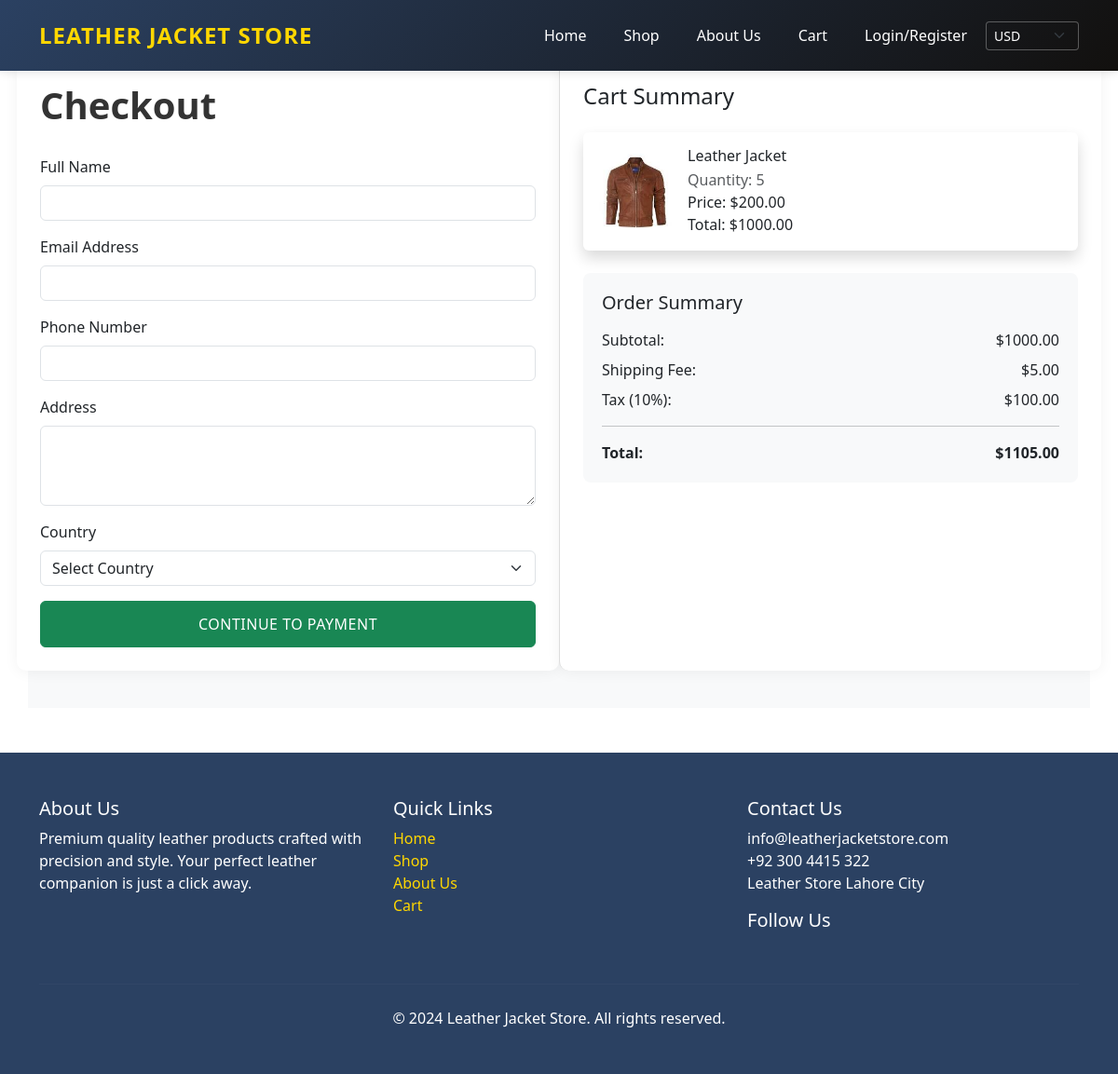
The page /checkout/ (signed in) on the database as committed earlier.
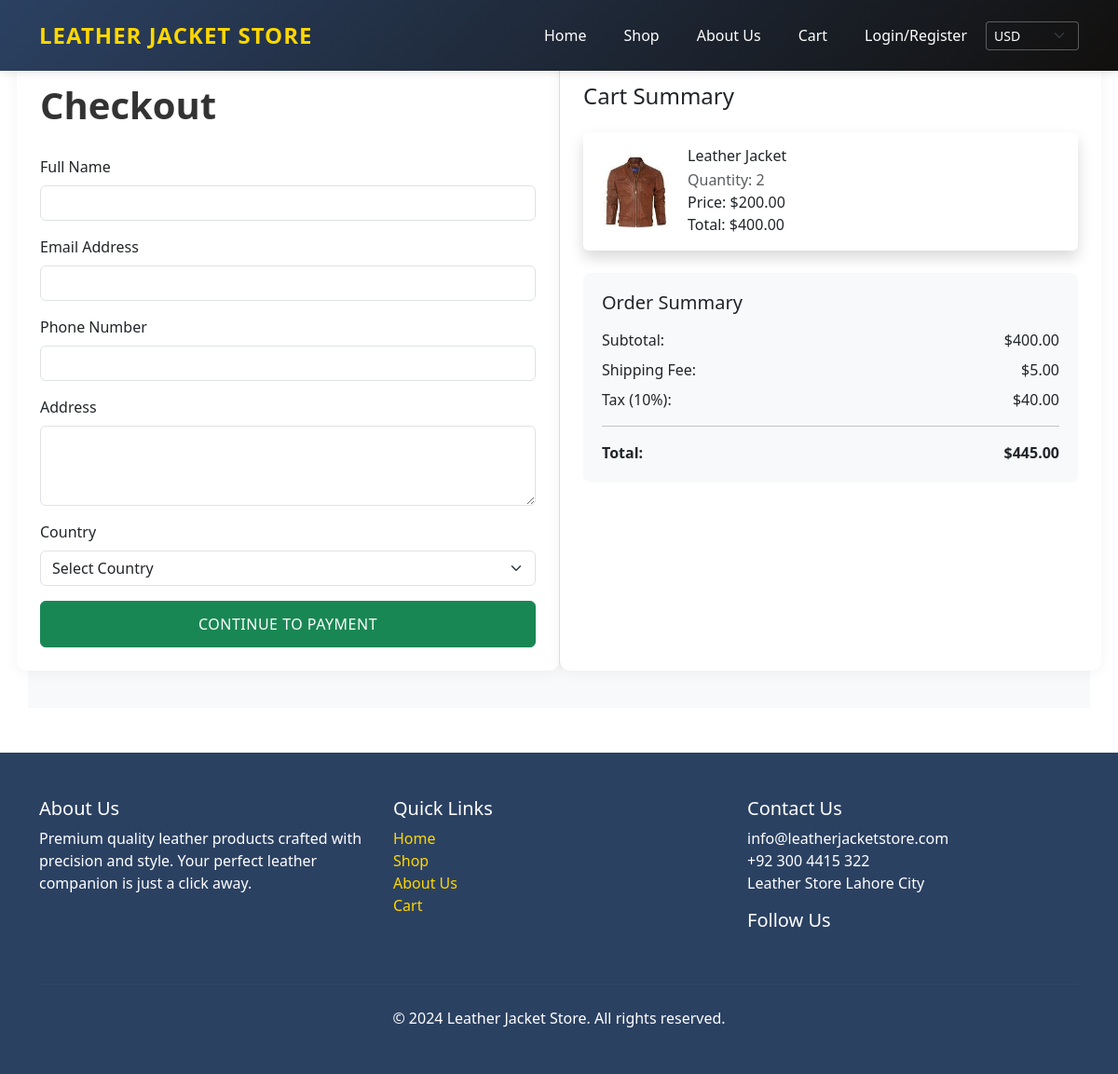
The same page on the database as committed later.
### Store/models.py (models this page shows, shortened)
class CartItem(models.Model):
    user = models.ForeignKey(User, on_delete=models.CASCADE, null=True, blank=True)
    cart = models.ForeignKey(Cart, on_delete=models.CASCADE)
    product = models.ForeignKey(Product, on_delete=models.CASCADE)
    quantity = models.PositiveIntegerField(default=1)
    price = models.DecimalField(max_digits=10, decimal_places=2)
    created_at = models.DateTimeField(auto_now_add=True)
    def get_total_price(self):
        return self.price * self.quantity
    def __str__(self):
        return f"{self.quantity}x {self.product.name}"

class Product(models.Model):
    CATEGORY_CHOICES = [
        ('Men Jackets', 'Men Jackets'),
        ('Women Jackets', 'Women Jackets'),
        ('Kids Jackets', 'Kids Jackets'),
        ('Men Shorts', 'Men Shorts'),
        ('Women Shorts', 'Women Shorts'),
        ('Men Caps', 'Men Caps'),
        ('Men Purse', 'Men Purse'),
        ('Women Purse', 'Women Purse'),
        ('Watch Straps', 'Watch Straps'),
    ]
    name = models.CharField(max_length=200)
    description = models.TextField()
    price = models.DecimalField(max_digits=10, decimal_places=2)
    discount_price = models.DecimalField(max_digits=10, decimal_places=2, null=True, blank=True)
    image = models.ImageField(upload_to='products/')
    category = models.CharField(max_length=100, choices=CATEGORY_CHOICES)
    discount_percentage = models.DecimalField(max_digits=5, decimal_places=2, default=0)
    created_at = models.DateTimeField(auto_now_add=True)
    updated_at = models.DateTimeField(auto_now=True)

### Store/views.py (the view, shortened to what this page needs)
# urls.py: path('checkout/', views.checkout, name='checkout'),
@login_required
def checkout(request):
    cart_items = CartItem.objects.filter(user=request.user)
    if not cart_items.exists():
        messages.error(request, 'Your cart is empty')
        return redirect('view_cart')
    cart_subtotal = sum(item.get_total_price() for item in cart_items)
    shipping_fee = Decimal('5.00')
    tax_amount = cart_subtotal * Decimal('0.10')
    final_total = cart_subtotal + shipping_fee + tax_amount
    context = {
        'cart_items': cart_items,
        'cart_subtotal': cart_subtotal,
        'shipping_fee': shipping_fee,
        'tax_amount': tax_amount,
        'final_total': final_total,
    }
    return render(request, 'Store/checkout.html', context)

### Store/templates/Store/checkout.html (shortened to what the changed rows need)
<!DOCTYPE html>
<html lang="en">
<head>
    <link href="https://cdn.jsdelivr.net/npm/bootstrap@5.3.0-alpha1/dist/css/bootstrap.min.css" rel="stylesheet">
    <link rel="stylesheet" href="https://cdnjs.cloudflare.com/ajax/libs/font-awesome/6.0.0/css/all.min.css">
</head>
<body>
    <div class="container checkout-page mt-4">
        <div class="row">
            <div class="col-md-6 form-container">
                <h1 class="checkout-title">Checkout</h1>
            </div>
            <div class="col-md-6 cart-section">
                <div id="cartItemsList" class="mb-4">
                    {% if cart_items %}
                        {% for item in cart_items %}
                        <div class="card mb-3">
                            <div class="card-body d-flex align-items-center">
                                <img src="{{ item.product.image.url }}" alt="{{ item.product.name }}"
                                     class="me-3" style="width: 80px; height: 80px; object-fit: cover;">
                                <div class="flex-grow-1">
                                    <h6 class="card-title mb-1">{{ item.product.name }}</h6>
                                    <p class="mb-0 text-muted">Quantity: {{ item.quantity }}</p>
                                    <p class="mb-0">Price: ${{ item.price }}</p>
                                    <p class="mb-0">Total: ${{ item.get_total_price }}</p>
                                </div>
                            </div>
                        </div>
                        {% endfor %}
                    {% else %}
                        <div class="alert alert-info">Your cart is empty.</div>
                    {% endif %}
                </div>
                <div class="order-summary">
                    <div class="d-flex justify-content-between mb-2">
                        <span>Subtotal:</span>
                        <span>${{ cart_subtotal|floatformat:2 }}</span>
                    </div>
                    <div class="d-flex justify-content-between mb-2">
                        <span>Tax (10%):</span>
                        <span>${{ tax_amount|floatformat:2 }}</span>
                    </div>
                    <div class="d-flex justify-content-between fw-bold">
                        <span>Total:</span>
                        <span>${{ final_total|floatformat:2 }}</span>
                    </div>
                </div>
            </div>
        </div>
    </div>
</body>
</html>

Rows that differ between the two databases and show on the page:
changed CartItem "Leather Jacket": quantity "5" → "2"; get_total_price "1000.00" → "400.00"
Other text that changed with them:
{{ cart_subtotal|floatformat:2 }}: "1000.00" → "400.00"
{{ tax_amount|floatformat:2 }}: "100.00" → "40.00"
{{ final_total|floatformat:2 }}: "1105.00" → "445.00"
